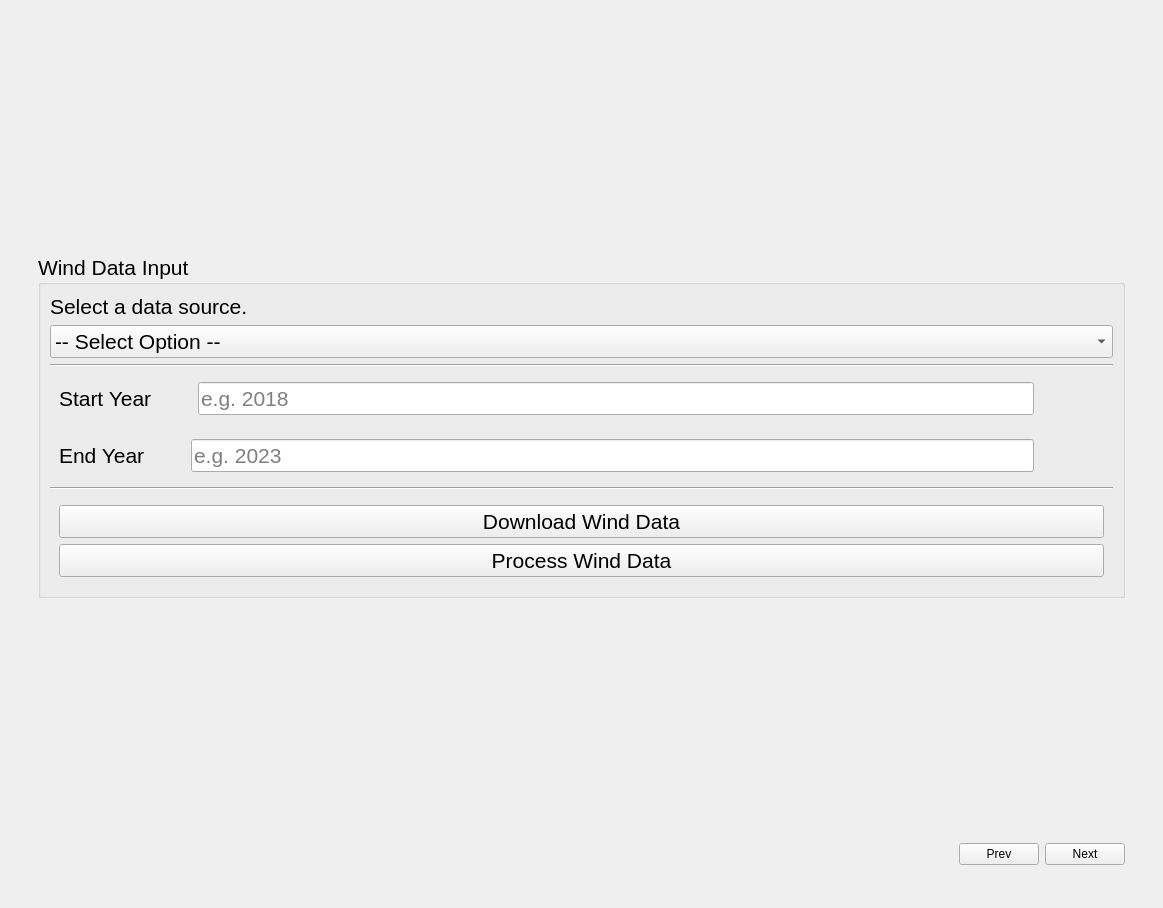
<?xml version="1.0" encoding="UTF-8"?>
<ui version="4.0">
 <class>WindPage</class>
 <widget class="QWidget" name="WindPage">
  <property name="geometry">
   <rect>
    <x>0</x>
    <y>0</y>
    <width>1163</width>
    <height>908</height>
   </rect>
  </property>
  <property name="windowTitle">
   <string>Form</string>
  </property>
  <layout class="QVBoxLayout" name="verticalLayout">
   <item>
    <widget class="QStackedWidget" name="windStackedWidget">
     <property name="contextMenuPolicy">
      <enum>Qt::DefaultContextMenu</enum>
     </property>
     <property name="currentIndex">
      <number>0</number>
     </property>
     <widget class="QWidget" name="page_data">
      <layout class="QVBoxLayout" name="verticalLayout_2">
       <item>
        <widget class="QFrame" name="frame_main">
         <property name="sizePolicy">
          <sizepolicy hsizetype="Preferred" vsizetype="Preferred">
           <horstretch>0</horstretch>
           <verstretch>0</verstretch>
          </sizepolicy>
         </property>
         <property name="frameShape">
          <enum>QFrame::NoFrame</enum>
         </property>
         <property name="frameShadow">
          <enum>QFrame::Raised</enum>
         </property>
         <layout class="QVBoxLayout" name="verticalLayout_3">
          <item>
           <widget class="QFrame" name="frame_data">
            <property name="sizePolicy">
             <sizepolicy hsizetype="Expanding" vsizetype="Preferred">
              <horstretch>0</horstretch>
              <verstretch>0</verstretch>
             </sizepolicy>
            </property>
            <property name="frameShape">
             <enum>QFrame::NoFrame</enum>
            </property>
            <property name="frameShadow">
             <enum>QFrame::Raised</enum>
            </property>
            <layout class="QVBoxLayout" name="verticalLayout_4">
             <item>
              <spacer name="verticalSpacer_2">
               <property name="orientation">
                <enum>Qt::Vertical</enum>
               </property>
               <property name="sizeHint" stdset="0">
                <size>
                 <width>20</width>
                 <height>40</height>
                </size>
               </property>
              </spacer>
             </item>
             <item>
              <widget class="QGroupBox" name="groupBox_input">
               <property name="font">
                <font>
                 <pointsize>16</pointsize>
                </font>
               </property>
               <property name="title">
                <string>Wind Data Input</string>
               </property>
               <layout class="QVBoxLayout" name="verticalLayout_5">
                <item>
                 <widget class="QLabel" name="label_source_hint">
                  <property name="sizePolicy">
                   <sizepolicy hsizetype="Preferred" vsizetype="Fixed">
                    <horstretch>0</horstretch>
                    <verstretch>0</verstretch>
                   </sizepolicy>
                  </property>
                  <property name="text">
                   <string>Select a data source.</string>
                  </property>
                 </widget>
                </item>
                <item>
                 <widget class="QComboBox" name="combo_data_source">
                  <item>
                   <property name="text">
                    <string>-- Select Option --</string>
                   </property>
                  </item>
                  <item>
                   <property name="text">
                    <string>Use Your Own Data</string>
                   </property>
                  </item>
                  <item>
                   <property name="text">
                    <string>Download Wind Data from ERA5</string>
                   </property>
                  </item>
                  <item>
                   <property name="text">
                    <string>No Wind Data</string>
                   </property>
                  </item>
                 </widget>
                </item>
                <item>
                 <widget class="QFrame" name="line_separator_1">
                  <property name="frameShape">
                   <enum>QFrame::HLine</enum>
                  </property>
                  <property name="frameShadow">
                   <enum>QFrame::Sunken</enum>
                  </property>
                 </widget>
                </item>
                <item>
                 <widget class="QFrame" name="frame_start_date">
                  <property name="frameShape">
                   <enum>QFrame::NoFrame</enum>
                  </property>
                  <layout class="QHBoxLayout" name="horizontalLayout_start">
                   <item>
                    <widget class="QLabel" name="label_start_year">
                     <property name="minimumSize">
                      <size>
                       <width>80</width>
                       <height>0</height>
                      </size>
                     </property>
                     <property name="text">
                      <string>Start Year</string>
                     </property>
                    </widget>
                   </item>
                   <item>
                    <spacer name="horizontalSpacer_start">
                     <property name="orientation">
                      <enum>Qt::Horizontal</enum>
                     </property>
                     <property name="sizeType">
                      <enum>QSizePolicy::Minimum</enum>
                     </property>
                     <property name="sizeHint" stdset="0">
                      <size>
                       <width>40</width>
                       <height>20</height>
                      </size>
                     </property>
                    </spacer>
                   </item>
                   <item>
                    <widget class="QLineEdit" name="line_edit_start">
                     <property name="placeholderText">
                      <string>e.g. 2018</string>
                     </property>
                    </widget>
                   </item>
                   <item>
                    <widget class="QPushButton" name="btn_start_info">
                     <property name="text">
                      <string/>
                     </property>
                     <property name="icon">
                      <iconset resource="../../resources.qrc">
                       <normaloff>:/icons/Images/icons/about.png</normaloff>:/icons/Images/icons/about.png</iconset>
                     </property>
                     <property name="iconSize">
                      <size>
                       <width>40</width>
                       <height>40</height>
                      </size>
                     </property>
                     <property name="flat">
                      <bool>true</bool>
                     </property>
                    </widget>
                   </item>
                  </layout>
                 </widget>
                </item>
                <item>
                 <widget class="QFrame" name="frame_end_date">
                  <property name="frameShape">
                   <enum>QFrame::NoFrame</enum>
                  </property>
                  <layout class="QHBoxLayout" name="horizontalLayout_end">
                   <item>
                    <widget class="QLabel" name="label_end_year">
                     <property name="minimumSize">
                      <size>
                       <width>80</width>
                       <height>0</height>
                      </size>
                     </property>
                     <property name="text">
                      <string>End Year</string>
                     </property>
                    </widget>
                   </item>
                   <item>
                    <spacer name="horizontalSpacer_end">
                     <property name="orientation">
                      <enum>Qt::Horizontal</enum>
                     </property>
                     <property name="sizeType">
                      <enum>QSizePolicy::Minimum</enum>
                     </property>
                     <property name="sizeHint" stdset="0">
                      <size>
                       <width>40</width>
                       <height>20</height>
                      </size>
                     </property>
                    </spacer>
                   </item>
                   <item>
                    <widget class="QLineEdit" name="line_edit_end">
                     <property name="placeholderText">
                      <string>e.g. 2023</string>
                     </property>
                    </widget>
                   </item>
                   <item>
                    <widget class="QPushButton" name="pushButton_2">
                     <property name="text">
                      <string/>
                     </property>
                     <property name="icon">
                      <iconset resource="../../resources.qrc">
                       <normaloff>:/icons/Images/icons/about.png</normaloff>:/icons/Images/icons/about.png</iconset>
                     </property>
                     <property name="iconSize">
                      <size>
                       <width>40</width>
                       <height>40</height>
                      </size>
                     </property>
                     <property name="flat">
                      <bool>true</bool>
                     </property>
                    </widget>
                   </item>
                  </layout>
                 </widget>
                </item>
                <item>
                 <widget class="QFrame" name="line_separator_2">
                  <property name="frameShape">
                   <enum>QFrame::HLine</enum>
                  </property>
                  <property name="frameShadow">
                   <enum>QFrame::Sunken</enum>
                  </property>
                 </widget>
                </item>
                <item>
                 <widget class="QFrame" name="frame_btns_data">
                  <property name="enabled">
                   <bool>true</bool>
                  </property>
                  <property name="frameShape">
                   <enum>QFrame::NoFrame</enum>
                  </property>
                  <layout class="QVBoxLayout" name="verticalLayout_6">
                   <item>
                    <widget class="QPushButton" name="btn_download_wind">
                     <property name="sizePolicy">
                      <sizepolicy hsizetype="Expanding" vsizetype="Fixed">
                       <horstretch>1</horstretch>
                       <verstretch>0</verstretch>
                      </sizepolicy>
                     </property>
                     <property name="text">
                      <string>Download Wind Data</string>
                     </property>
                    </widget>
                   </item>
                   <item>
                    <widget class="QPushButton" name="btn_process_wind">
                     <property name="text">
                      <string>Process Wind Data</string>
                     </property>
                    </widget>
                   </item>
                  </layout>
                 </widget>
                </item>
               </layout>
              </widget>
             </item>
             <item>
              <spacer name="verticalSpacer">
               <property name="orientation">
                <enum>Qt::Vertical</enum>
               </property>
               <property name="sizeHint" stdset="0">
                <size>
                 <width>20</width>
                 <height>40</height>
                </size>
               </property>
              </spacer>
             </item>
            </layout>
           </widget>
          </item>
          <item>
           <widget class="QWidget" name="nav_bottom_data" native="true">
            <property name="sizePolicy">
             <sizepolicy hsizetype="Preferred" vsizetype="Expanding">
              <horstretch>0</horstretch>
              <verstretch>0</verstretch>
             </sizepolicy>
            </property>
            <property name="maximumSize">
             <size>
              <width>16777215</width>
              <height>50</height>
             </size>
            </property>
            <layout class="QHBoxLayout" name="horizontalLayout_nav">
             <item>
              <spacer name="bottom_spacer_data">
               <property name="orientation">
                <enum>Qt::Horizontal</enum>
               </property>
               <property name="sizeHint" stdset="0">
                <size>
                 <width>40</width>
                 <height>20</height>
                </size>
               </property>
              </spacer>
             </item>
             <item>
              <widget class="QPushButton" name="btn_prev_page_data">
               <property name="text">
                <string>Prev</string>
               </property>
              </widget>
             </item>
             <item>
              <widget class="QPushButton" name="btn_next_page_data">
               <property name="text">
                <string>Next</string>
               </property>
              </widget>
             </item>
            </layout>
           </widget>
          </item>
         </layout>
        </widget>
       </item>
      </layout>
     </widget>
    </widget>
   </item>
  </layout>
 </widget>
 <resources>
  <include location="../../resources.qrc"/>
 </resources>
 <connections/>
</ui>
